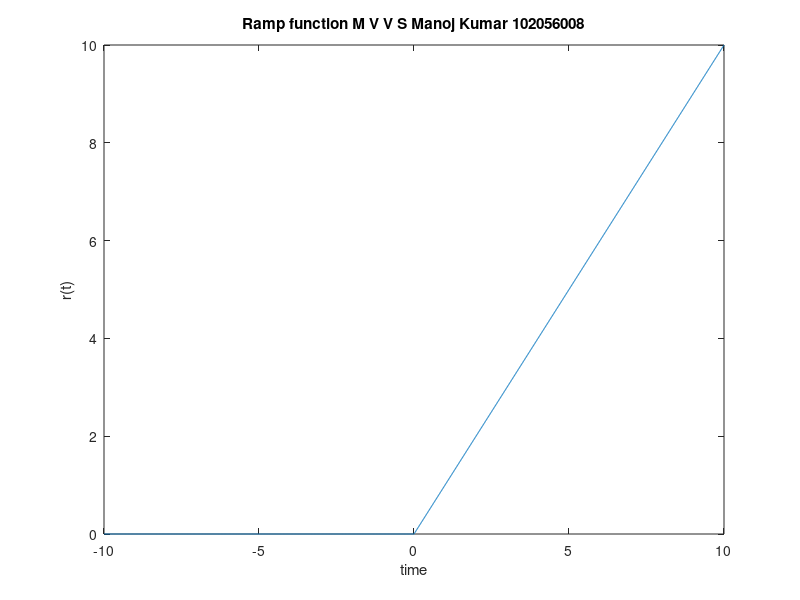

Recreate this plot in MATLAB.
clc;
clear;
close all;
t1 = -10:0.01:0;
t2 = 0:0.01:10;
u1 = zeros(size(t1));
u2 = ones(size(t2));
t = [t1 t2];
u = [u1 u2];
ramp = t.*u;
plot(t,ramp);
xlabel('time');
ylabel('r(t)');
title('Ramp function M V V S Manoj Kumar 102056008')